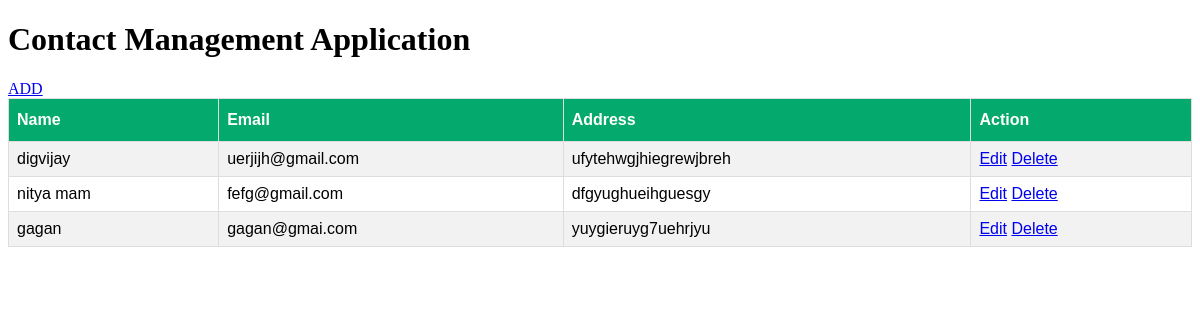
Page /IWT_lab/exercise_8/index.php on the committed database.
### tables this page shows
CREATE TABLE `exercise_8` (
  `id` int(11) NOT NULL,
  `name` varchar(255) DEFAULT NULL,
  `email` varchar(255) NOT NULL,
  `dob` date DEFAULT NULL,
  `mobile` bigint(15) DEFAULT NULL,
  `address` longtext NOT NULL,
  `job_title` varchar(255) DEFAULT NULL,
  `Organization` varchar(255) DEFAULT NULL
);

### IWT_lab/exercise_8/index.php (the view, shortened to what this page needs)
<!DOCTYPE html>
<html lang="en">
<head>
    <link rel="stylesheet" href="main.css">
</head>
<body>
<h1>Contact Management Application</h1>
<a href="insert.php">ADD</a>
<?php
include('db/dbconnect.php');
$query = "SELECT * FROM `exercise_8`";
$result = mysqli_query($conn,$query);
?>
<table id="customers">
  <tr>
    <th>Name</th>
    <th>Email</th>
    <th>Address</th>
    <th>Action</th>
  </tr>
  <?php
  while($row = mysqli_fetch_assoc($result)){
  ?>
  <tr>
    <td><?php echo $row['name']; ?></td>
    <td><?php echo $row['email']; ?></td>
    <td><?php echo $row['address']; ?></td>
    <td><a href="edit.php?id=<?php echo $row['id'];?>">Edit</a>
    <a href="delete.php?id=<?php echo $row['id'];?>">Delete</a>
  </td>
  </tr>
 <?php } ?>
</table>
</body>
</html>

### IWT_lab/exercise_8/main.css (style rules this page uses)
#customers { font-family: Arial, Helvetica, sans-serif; border-collapse: collapse; width: 100%; }
#customers td, #customers th { border: 1px solid #ddd; padding: 8px; }
#customers tr:nth-child(even) { background-color: #f2f2f2; }
#customers th { padding-top: 12px; padding-bottom: 12px; text-align: left; background-color: #04AA6D; color: white; }

### rows in the picture
exercise_8: name "digvijay", email "uerjijh@gmail.com", address "ufytehwgjhiegrewjbreh"
exercise_8: name "nitya mam", email "fefg@gmail.com", address "dfgyughueihguesgy"
exercise_8: name "gagan", email "gagan@gmai.com", address "yuygieruyg7uehrjyu"
